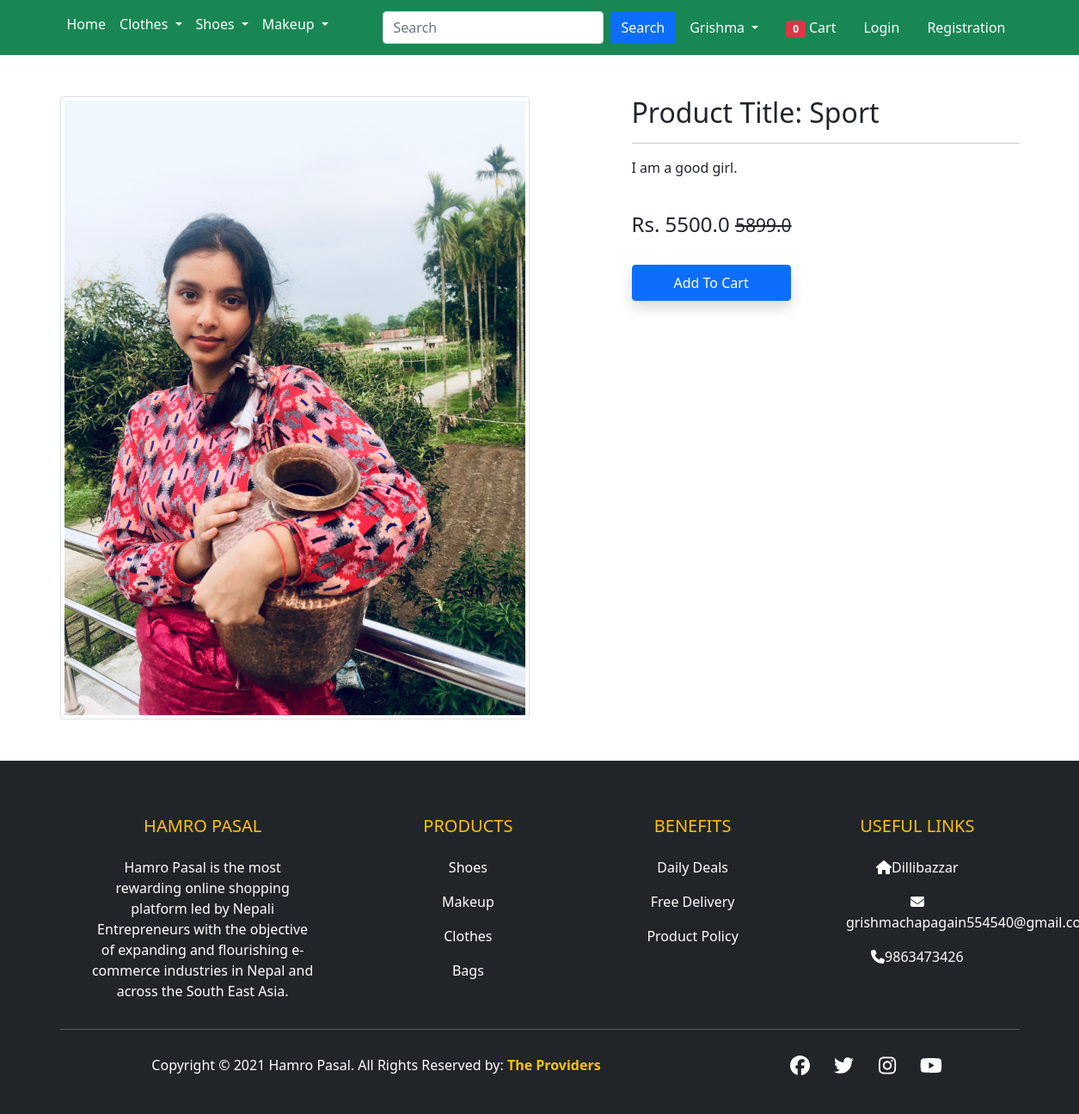
Screenshot of /product-detail/1 with the database file from the repository.
### products/models.py (models this page shows, shortened)
class Product(models.Model):
    title = models.CharField(max_length=100)
    Price = models.FloatField()
    Selling_Price= models.FloatField()
    Description = models.TextField()
    Manufacturer = models.CharField(max_length=100)
    category = models.CharField(choices=PASAL_CHOICES, max_length=2)
    Image = models.ImageField(upload_to='productimg')

### products/views.py (the view)
# urls.py: path('product-detail/<int:pk>',views.ProductDetailView.as_view(), name='product-detail'),
class ProductDetailView(View):
    def get(self, request, pk):
        totalitem = 0
        product = Product.objects.get(pk=pk)
        item_already_in_cart = False
        if request.user.is_authenticated:
            totalitem = len(Cart.objects.filter(user=request.user))
            item_already_in_cart = Cart.objects.filter(
                Q(product=product.id) & Q(user=request.user)).exists()
        return render(request, 'pr/productdetail.html', {'product': product, 'item_already_in_cart': item_already_in_cart, 'totalitem': totalitem})

### products/templates/pr/productdetail.html (shortened to what this page needs)
{% extends 'pr/base.html' %} {% load static %}  {% block main-content %}
<div class="container my-5">
  <div class="row">
    <div class="col-sm-6 text-center align-self-center">
      <img
        src="{{product.Image.url}}"
        alt=""
        class="img-fluid img-thumbnail"
      />
    </div>
    <div class="col-sm-5 offset-sm-1">
      <h2>Product Title: {{product.title}}</h2>
      <hr />
      <p>{{product.Description}}</p>
      <br />
      <h4>
        Rs. {{product.Selling_Price}}
        <small class="fw-light text-decoration-line-through"
          >{{product.Price}}</small
        >
      </h4>
      <br />
       {% if not request.user.is_authenticated %}
      <form action="/add-to-cart">
        <button type="submit" class="btn btn-primary shadow py-2 px-5">
          Add To Cart
        </button>
      </form>
      {% endif %}
    </div>
  </div>
</div>
{% endblock main-content %}

### rows the page displays
Product: Image (picture), title "Sport", Description "I am a good girl.", Selling_Price "5500.0", Price "5899.0"

### other values shown
{{ totalitem }} "0"
